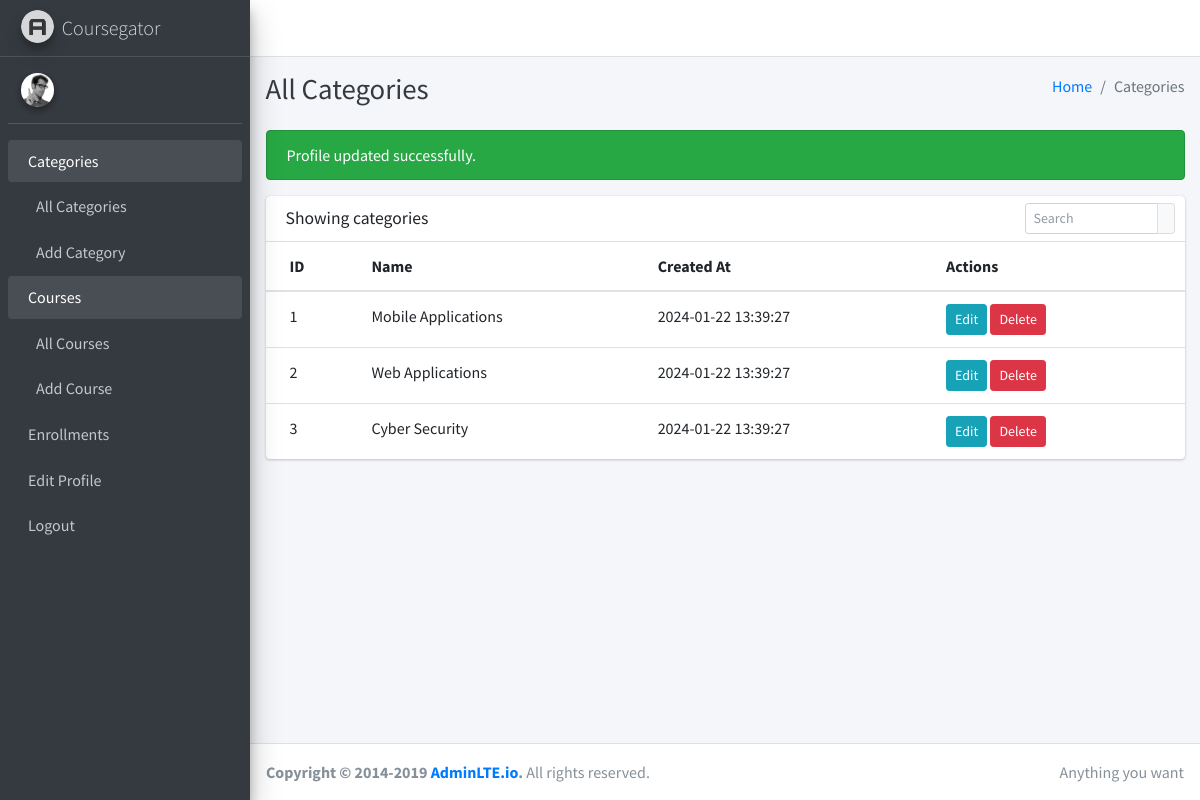
/admin/all-categories.php (signed in), run on the app's committed database.
### tables this page shows
CREATE TABLE categories (
    id INT UNSIGNED NOT NULL AUTO_INCREMENT, 
    `name` VARCHAR(255) NOT NULL,
    created_at DATETIME NOT NULL DEFAULT NOW(),

    PRIMARY KEY(id)
);

### admin/all-categories.php (the view, shortened to what this page needs)
<?php include('inc/header.php'); ?>
<?php
$conn = dbconnect();
$sql = "SELECT * FROM categories";
$result = mysqli_query($conn, $sql);
if (mysqli_num_rows($result) > 0) {
    $categories = mysqli_fetch_all($result, MYSQLI_ASSOC);
} else {
    $categories = [];
}
?>
<div class="content-wrapper">
    <div class="content-header">
        <div class="container-fluid">
            <div class="row mb-2">
                <div class="col-sm-6">
                    <h1 class="m-0 text-dark">All Categories</h1>
                </div>
                <div class="col-sm-6">
                    <ol class="breadcrumb float-sm-right">
                        <li class="breadcrumb-item"><a href="#">Home</a></li>
                        <li class="breadcrumb-item active">Categories</li>
                    </ol>
                </div>
            </div>
        </div>
    </div>
    <div class="content">
        <div class="container-fluid">
            <div class="row">
                <div class="col-12">
                    <?php include('inc/success.php') ?>
                    <div class="card">
                        <div class="card-header">
                            <h3 class="card-title">Showing categories</h3>
                            <div class="card-tools">
                                <div class="input-group input-group-sm" style="width: 150px;">
                                    <input type="text" name="table_search" class="form-control float-right" placeholder="Search">
                                    <div class="input-group-append">
                                        <button type="submit" class="btn btn-default">
                                        </button>
                                    </div>
                                </div>
                            </div>
                        </div>
                        <div class="card-body table-responsive p-0">
                            <table class="table table-hover text-nowrap">
                                <thead>
                                    <tr>
                                        <th>ID</th>
                                        <th>Name</th>
                                        <th>Created At</th>
                                        <th>Actions</th>
                                    </tr>
                                </thead>
                                <tbody>
                                    <?php foreach($categories as $key => $cat): ?>
                                    <tr>
                                        <td><?= $key + 1 ?></td>
                                        <td><?= $cat['name'] ?></td>
                                        <td><?= $cat['created_at'] ?></td>
                                        <td>
                                            <a class="btn btn-sm btn-info" href="edit-category.php?id=<?= $cat['id'] ?>">Edit</a>
                                            <a class="btn btn-sm btn-danger" href="delete-category.php?id=<?= $cat['id'] ?>">Delete</a>
                                        </td>
                                    </tr>
                                    <?php endforeach ?>
                                </tbody>
                            </table>
                        </div>
                    </div>
                </div>
            </div>
        </div>
    </div>
</div>
<?php include('inc/footer.php'); ?>

### data on the page
categories: name "Mobile Applications", created_at "2024-01-22 13:39:27"
categories: name "Web Applications", created_at "2024-01-22 13:39:27"
categories: name "Cyber Security", created_at "2024-01-22 13:39:27"

### other printed values
$_SESSION['success'] "Profile updated successfully."
